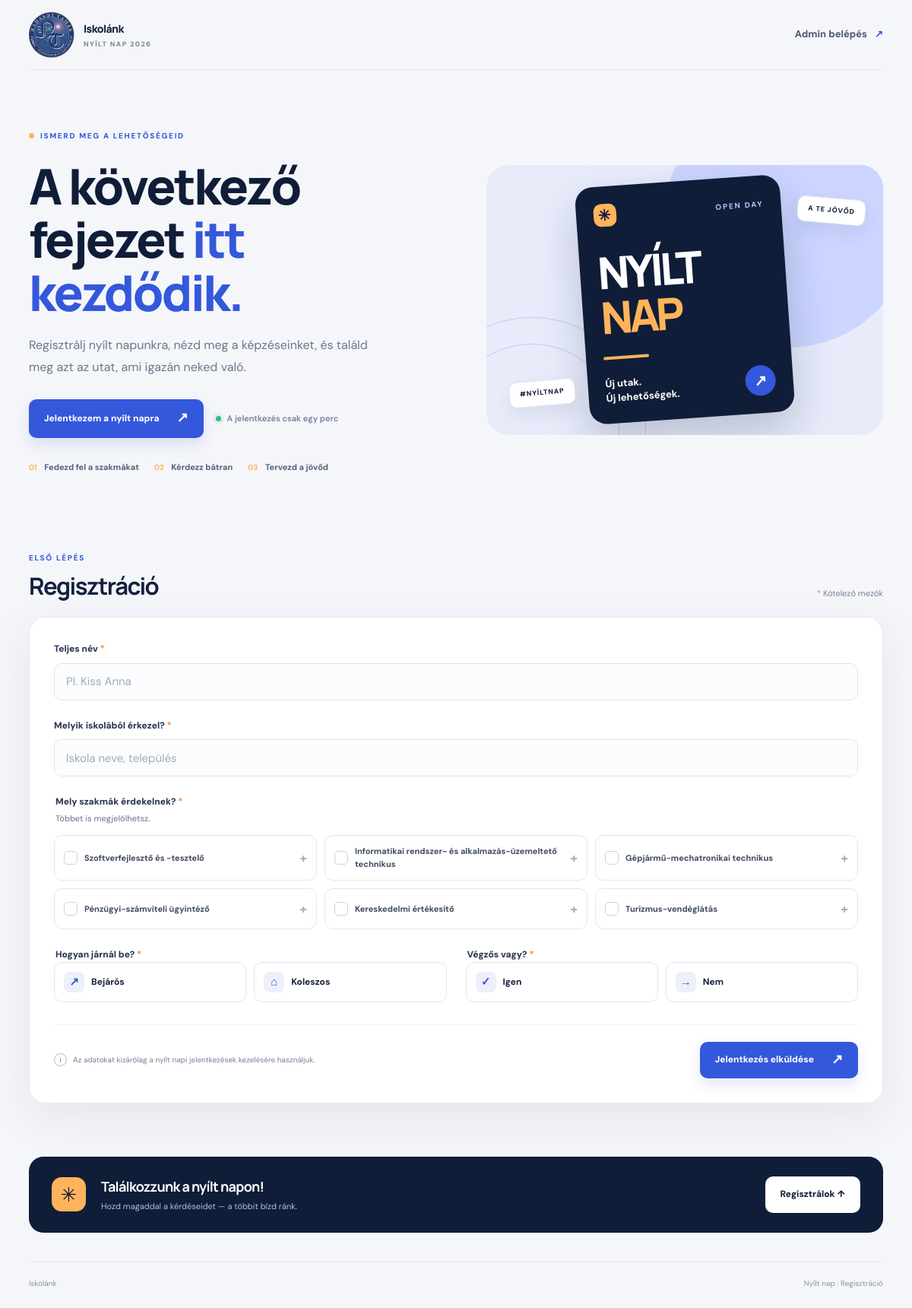
The page / on the database its author committed.
### tables this page shows
CREATE TABLE IF NOT EXISTS trades (
  id INT UNSIGNED AUTO_INCREMENT PRIMARY KEY,
  name VARCHAR(150) NOT NULL UNIQUE,
  active TINYINT(1) NOT NULL DEFAULT 1,
  sort_order INT NOT NULL DEFAULT 0
);

### config.php (called while the page is built, shortened)
<?php
function e(?string $value): string {
    return htmlspecialchars($value ?? '', ENT_QUOTES | ENT_SUBSTITUTE, 'UTF-8');
}

### index.php (the view, shortened to what this page needs)
<?php
require_once __DIR__ . '/config.php';
$pdo = db();
$trades = $pdo->query('SELECT id, name FROM trades WHERE active = 1 ORDER BY sort_order, name')->fetchAll();
require __DIR__ . '/includes/header.php';
?>
<main class="page-shell">
  <nav class="topbar">
    <a class="brand" href="index.php"><img src="medium_Nadasdy_Logo_2020_Technikum_KOZEPES_bec1a30946.png" width="60"></span><span><?= e(SCHOOL_NAME) ?><small>NYÍLT NAP 2026</small></span></a>
    <a class="nav-link" href="admin/login.php">Admin belépés <span aria-hidden="true">↗</span></a>
  </nav>
  <section class="hero">
    <div class="hero-copy">
      <span class="eyebrow"><span class="eyebrow-dot"></span> ISMERD MEG A LEHETŐSÉGEID</span>
      <h1>A következő<br>fejezet <em>itt kezdődik.</em></h1>
      <p>Regisztrálj nyílt napunkra, nézd meg a képzéseinket, és találd meg azt az utat, ami igazán neked való.</p>
      <div class="hero-actions">
        <a href="#regisztracio" class="button button-primary">Jelentkezem a nyílt napra <span>↗</span></a>
        <span class="hero-note"><span class="hero-note-dot"></span> A jelentkezés csak egy perc</span>
      </div>
      <div class="hero-points">
        <span><b>01</b> Fedezd fel a szakmákat</span>
        <span><b>02</b> Kérdezz bátran</span>
        <span><b>03</b> Tervezd a jövőd</span>
      </div>
    </div>
    <div class="hero-art" aria-label="Nyílt napi illusztráció">
      <div class="art-glow"></div><div class="art-circle circle-one"></div><div class="art-circle circle-two"></div>
      <div class="art-card">
        <div class="art-card-top"><span class="art-icon">✳</span><span>OPEN DAY</span></div>
        <div class="art-number">NYÍLT<br><span>NAP</span></div>
        <div class="art-line"></div>
        <div class="art-bottom"><span>Új utak.<br>Új lehetőségek.</span><span class="art-arrow">↗</span></div>
      </div>
      <span class="floating-tag tag-top">A TE JÖVŐD</span>
      <span class="floating-tag tag-bottom">#NYÍLTNAP</span>
    </div>
  </section>
  <section class="form-section" id="regisztracio">
    <div class="section-heading">
      <div><span class="eyebrow">ELSŐ LÉPÉS</span><h2>Regisztráció</h2></div>
      <span class="required-note"><span class="required-star">*</span> Kötelező mezők</span>
    </div>
    <form class="registration-card" action="submit.php" method="post">
      <div class="form-grid">
        <label class="field field-wide"><span>Teljes név <i>*</i></span><input type="text" name="full_name" maxlength="150" placeholder="Pl. Kiss Anna" autocomplete="name" required></label>
        <label class="field field-wide"><span>Melyik iskolából érkezel? <i>*</i></span><input type="text" name="previous_school" maxlength="200" placeholder="Iskola neve, település" required></label>
        <fieldset class="field field-wide trade-field">
          <legend>Mely szakmák érdekelnek? <i>*</i><small>Többet is megjelölhetsz.</small></legend>
          <?php if (!$trades): ?>
            <p class="muted">A szakmák még nincsenek feltöltve. Importáld a database.sql fájlt.</p>
          <?php else: ?>
            <div class="trade-grid">
              <?php foreach ($trades as $trade): ?>
                <label class="trade-option"><input type="checkbox" name="trade_ids[]" value="<?= (int)$trade['id'] ?>"><span class="trade-check">✓</span><span><?= e($trade['name']) ?></span><span class="trade-plus">+</span></label>
              <?php endforeach; ?>
            </div>
          <?php endif; ?>
        </fieldset>
        <fieldset class="field">
          <legend>Hogyan járnál be? <i>*</i></legend>
          <div class="choice-row">
            <label class="choice"><input type="radio" name="residence" value="bejárós" required><span class="choice-icon">↗</span><span>Bejárós</span></label>
            <label class="choice"><input type="radio" name="residence" value="koleszos" required><span class="choice-icon">⌂</span><span>Koleszos</span></label>
          </div>
        </fieldset>
        <fieldset class="field">
          <legend>Végzős vagy? <i>*</i></legend>
          <div class="choice-row">
            <label class="choice"><input type="radio" name="is_graduating" value="1" required><span class="choice-icon">✓</span><span>Igen</span></label>
            <label class="choice"><input type="radio" name="is_graduating" value="0" required><span class="choice-icon">→</span><span>Nem</span></label>
          </div>
        </fieldset>
      </div>
      <div class="form-bottom"><p><span class="privacy-dot">i</span> Az adatokat kizárólag a nyílt napi jelentkezések kezelésére használjuk.</p><button class="button button-primary" type="submit">Jelentkezés elküldése <span>↗</span></button></div>
    </form>
  </section>
  <section class="bottom-cta"><span class="cta-symbol">✳</span><div><h3>Találkozzunk a nyílt napon!</h3><p>Hozd magaddal a kérdéseidet — a többit bízd ránk.</p></div><a href="#regisztracio" class="button button-light">Regisztrálok ↑</a></section>
  <?php require __DIR__ . '/includes/footer.php'; ?>

### includes/header.php (shortened to what this page needs)
<?php
$assetPrefix = str_contains($_SERVER['SCRIPT_NAME'] ?? '', '/admin/') ? '../' : '';
?>
<!doctype html>
<html lang="hu">
<head>
  <link rel="stylesheet" href="<?= $assetPrefix ?>assets/style.css">
</head>
<body>

### includes/footer.php
<footer class="site-footer">
  <span><?= e(SCHOOL_NAME) ?></span>
  <span>Nyílt nap · Regisztráció</span>
</footer>
</body>
</html>

### rows shown on the page
trades: name "Szoftverfejlesztő és -tesztelő"
trades: name "Informatikai rendszer- és alkalmazás-üzemeltető technikus"
trades: name "Gépjármű-mechatronikai technikus"
trades: name "Pénzügyi-számviteli ügyintéző"
trades: name "Kereskedelmi értékesítő"
trades: name "Turizmus-vendéglátás"

### other values the page prints
SCHOOL_NAME "Iskolánk"
